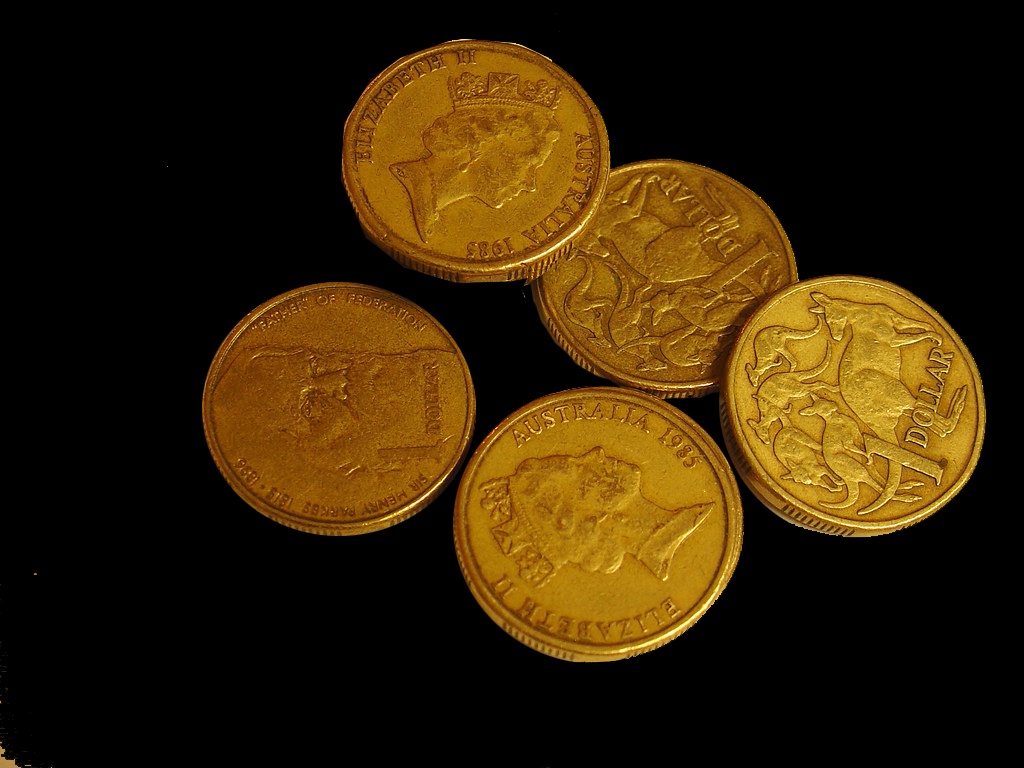
#> input picture CV_unsw_learn_comp9517/lab3/Lab3_Images/imgQ12-1.png, 1024 x 768 px
$ jupyter execute lab3_q1234.ipynb
#> lines starting #> are read from the running program, lines starting #| are printed output that depends on the picture; after the words box and inside, x2 and y2 are one past the last pixel; in counts of white or black regions, pixels touching at a corner belong together
[cell 1]
import cv2
import numpy as np
from matplotlib import pyplot as plt
from scipy import ndimage as ndi
from skimage.segmentation import watershed
from skimage.feature import peak_local_max
from sklearn.cluster import MeanShift
from matplotlib.pyplot import style

[cell 2]
# Question1: Meanshift
img11 = cv2.imread("imgQ12-1.png")
#> img11 is the input picture: shape (768, 1024, 3); mean B, G, R 5.3, 34.7, 52.5
img11_rgb = cv2.cvtColor(img11, cv2.COLOR_BGR2RGB)

plt.imshow(img11_rgb)
# plt.xticks([]), plt.yticks([]) # to hide tick values on x and y
plt.show()

[cell 3]
# image compression
img_res = cv2.resize(img11_rgb, (100,100), interpolation = cv2.INTER_CUBIC)
plt.imshow(img_res)

[cell 4]
# Meanshift

#   red, green, blue = cv2.split(img)
red = img_res[ :, :, 0]
green = img_res[ :, :, 1]
blue = img_res[ :, :, 2]
# plt.imshow(red)

orginal_shape = red.shape
#> orginal_shape = (100, 100)
print(orginal_shape)
#| (100, 100)

colour_samples = np.column_stack([red.flatten(),green.flatten(), blue.flatten()])

colour_samples.shape
#> Out = (10000, 3)

[cell 5]
ms_clf = MeanShift(bandwidth= 20,bin_seeding=True)
ms_labels= ms_clf.fit_predict(colour_samples).reshape(orginal_shape)
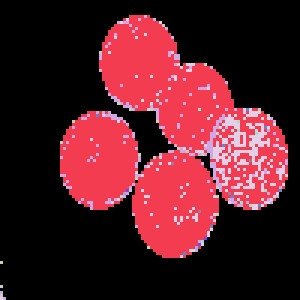
#> ms_labels: shape (100, 100) int64 (shown 3 times larger); 11 distinct labels, from 0 to 10; one colour per label, 0 black


plt.imshow(ms_labels)

# colors = [['red', 'green', 'blue', 'grey'][i]for i in ms_labels]
# plt.scatter(ms_labels[:,0], ms_labels[:,1], c=colors, s=10)
# plt.title("meanshift")

[cell 6]
# Question2. watershed


# imgQ41.jpg
# imgQ12-1.png
img22 = cv2.imread("imgQ41.jpg")
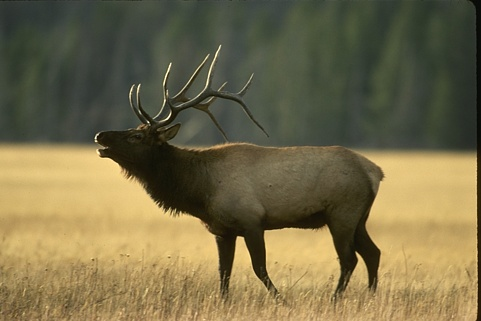
#> input picture CV_unsw_learn_comp9517/lab3/Lab3_Images/imgQ41.jpg, 481 x 321 px
#> img22 is the input picture: shape (321, 481, 3); mean B, G, R 73.5, 107.6, 117.1
img22_rgb = cv2.cvtColor(img22, cv2.COLOR_BGR2RGB)

plt.imshow(img22_rgb)
plt.xticks([]), plt.yticks([]) # to hide tick values on x and y
plt.show()

[cell 7]
img22_gray = cv2.cvtColor(img22_rgb, cv2.COLOR_RGB2GRAY)
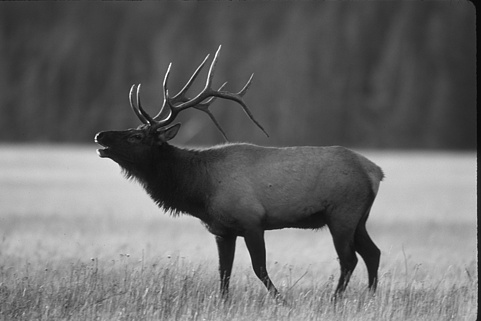
#> img22_gray: shape (321, 481); min 5, max 253, mean 106.6
# img_thresh = img22_gray

ret, img_thresh =cv2.threshold(img22_gray, 90, 255, cv2.THRESH_BINARY)
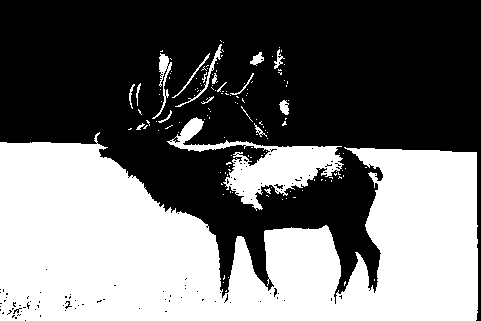
#> img_thresh: shape (321, 481); 43.7% white; 141 white regions (122 under 20 px), largest, box (x1, y1, x2, y2) and area: (0, 132, 478, 321) 61091, (167, 117, 344, 211) 4777, (152, 53, 172, 119) 323
# [9 lines of commented-out code are left out]


plt.imshow(img_thresh, cmap = 'gray')
plt.axis('off')
plt.show()

[cell 8]
##方法一：：：
distance = ndi.distance_transform_edt(img_thresh)
plt.imshow(distance, cmap = 'gray')

[cell 9]
local_maxi = peak_local_max(distance, indices = False, footprint =np.ones((3,3)), labels =img_thresh)
#> local_maxi: shape (321, 481) bool; 0.94% white in thin lines or dots, all inside (x1, y1, x2, y2) = (1, 40, 430, 320)

markers = ndi.label(local_maxi)[0]
#> markers: shape (321, 481) int32; 673 distinct labels, from 0 to 672
plt.imshow(markers),plt.axis("off")

[cell 10]
#
ws_labels = watershed(-distance, markers, mask=img_thresh)
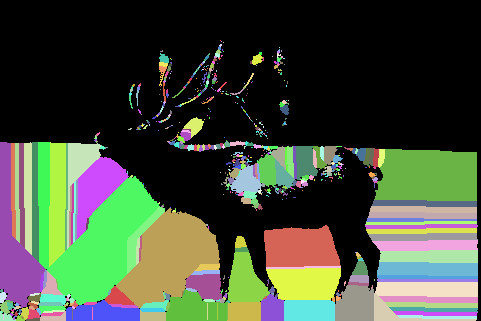
#> ws_labels: shape (321, 481) int32; 673 distinct labels, from 0 to 672; one colour per label, 0 black
plt.imshow(ws_labels, cmap = plt.cm.nipy_spectral)
plt.axis("off")

[cell 11]
## 方法二：：：：

[cell 12]
# noise removal 形态学闭运算，去除白噪声，为了去除对象上的小的空洞，
kernel =np.ones((3,3), np.uint8)
opening = cv2.morphologyEx(img_thresh, cv2.MORPH_OPEN,kernel, iterations= 2)
#> opening: shape (321, 481); 41.9% white; 9 white regions, largest, box (x1, y1, x2, y2) and area: (0, 142, 478, 321) 60448, (229, 146, 339, 208) 3355, (176, 118, 203, 148) 390
plt.imshow(opening, 'gray')
plt.title("nosie removal")

[cell 13]
# sure background area (dilate 膨胀操作)
sure_bg = cv2.dilate(opening, kernel,iterations = 7)
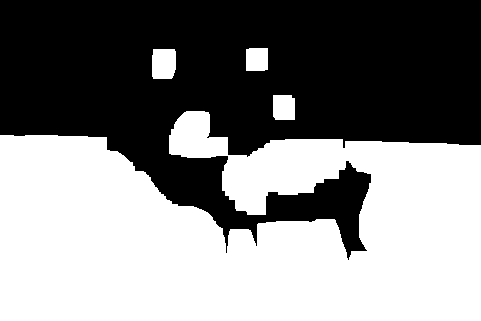
#> sure_bg: shape (321, 481); 51.5% white; 1 black region, box (x1, y1, x2, y2) and area: (0, 0, 481, 260) 74946

plt.imshow(sure_bg, 'gray')
plt.title("sure background area")

[cell 14]
# find sure foregroud area,
# 距离变化的基本含义就是计算一个图像中非零像素点到最近的零像素点的距离，也就是，到零像素点的最短距离

# 最常见的距离变换算法就是通过连续的腐蚀操作来实现，腐蚀操作的停止条件是所有前景的像素被完全腐蚀。
# 这样根据腐蚀的先后顺序，我们就可以得到各个前景像素点到前景中心骨架像素点的距离。
# 根据各个像素点的距离值，设置不同的灰度值，这样就完成了二值图像的距离变换。
# cv2.DIST_L2

dist_transform =cv2.distanceTransform(opening,cv2.DIST_L2,5)

# local_maxi = peak_local_max(dist_transform, indices = False, footprint=kernel, labels = img_thresh)
# markers = ndi.label(local_maxi)[0]

ret, sure_fg = cv2.threshold(dist_transform, 0.0001*dist_transform.max(), 255, 0 )
#> ret = 0.0072


plt.imshow(sure_fg, 'gray')

[cell 15]
plt.imshow(dist_transform, 'gray')

[cell 16]
# Find unkown region
sure_fg =np.uint8(sure_fg)
unkown = cv2.subtract(sure_bg, sure_fg)
#> unkown: shape (321, 481); 9.6% white; 39 white regions (33 under 20 px), largest, box (x1, y1, x2, y2) and area: (0, 111, 481, 321) 12957, (152, 49, 176, 79) 560, (273, 95, 295, 120) 462, (246, 48, 268, 71) 434, (0, 296, 31, 321) 200, (63, 294, 72, 311) 65
plt.imshow(unkown,'gray')

[cell 17]
# mark labelling
ret, markers1 =cv2.connectedComponents(sure_fg)
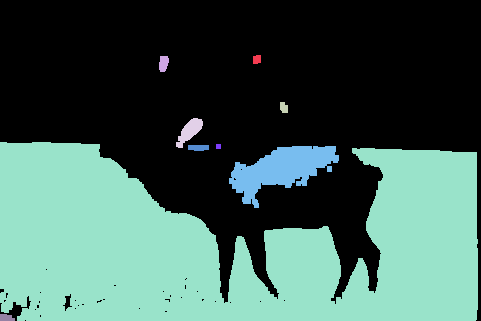
#> markers1: shape (321, 481) int32; 10 distinct labels, from 0 to 9; one colour per label, 0 black
#> ret = 10

# Add one to all labels so that sure background is not 0, but 1
markers = markers1+1
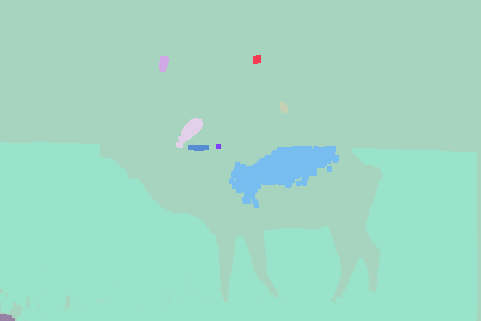
#> markers: shape (321, 481) int32; 10 distinct labels, from 1 to 10; one colour per label, 0 black

#  now, mark  the region of unkown with zero
markers[unkown==255] =0
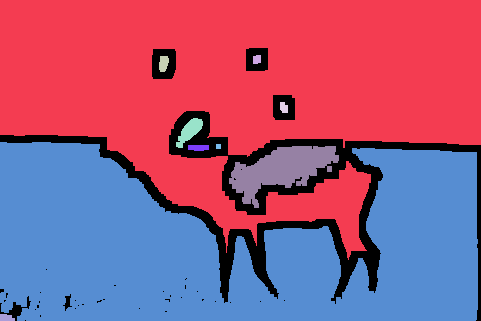
#> markers: shape (321, 481) int32; 11 distinct labels, from 0 to 10; one colour per label, 0 black

plt.subplot(1,2,1),plt.imshow(markers1, 'gray')

plt.subplot(1,2,2),plt.imshow(markers, 'gray')

[cell 18]
# 结果使用JET颜色地图表示，深蓝区域表示未知区域。
# 肯定硬币的区域使用不同的颜色标记。其余区域就是用浅蓝色标记的背景

# 现在标签准备好了，到最后一步：实施watershed算法。标签图像会被修改，边界区域的标记变为-1

# markers3 = cv2.watershed(img22_rgb, markers)

markers3 = watershed(-dist_transform, markers, mask=img_thresh)
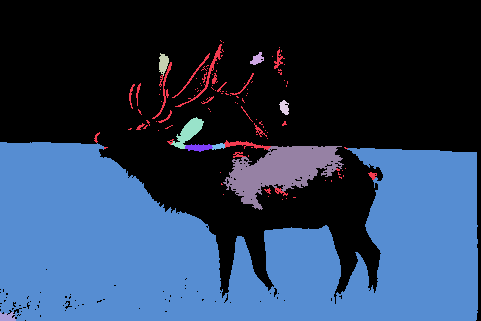
#> markers3: shape (321, 481) int32; 11 distinct labels, from 0 to 10; one colour per label, 0 black

img22_rgb[markers==-1] = [255,0,0]

plt.imshow(markers3)
